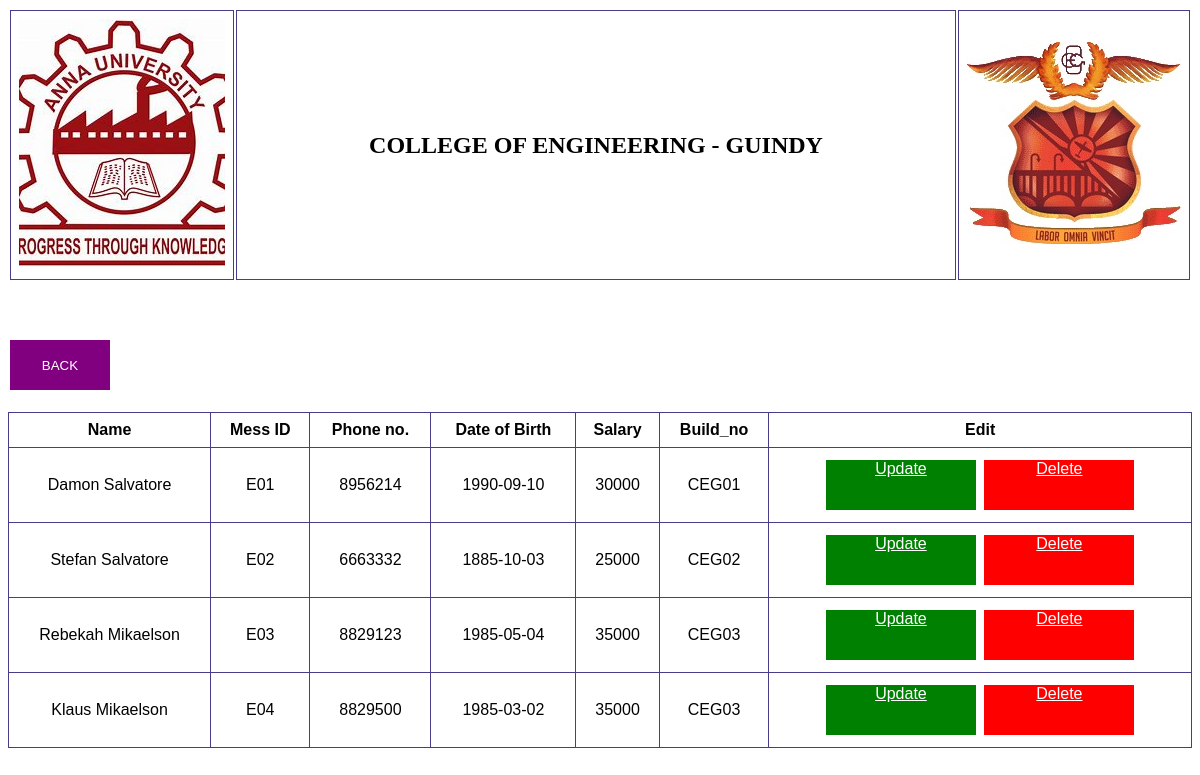
The app's page /index2.php with its own data.
### tables this page shows
CREATE TABLE `mess_entry` (
  `memp_name` text NOT NULL,
  `memp_id` varchar(50) NOT NULL,
  `ph_no` int(15) NOT NULL,
  `DOB` date NOT NULL,
  `salary` int(10) NOT NULL,
  `Build_no` varchar(10) NOT NULL
);

### index2.php (the view, shortened to what this page needs)
<!DOCTYPE html>
<html>
    <head>
        <link rel="stylesheet" href="styles.css">
    </head>
<body>
    <table style="width: 100%;text-align: center;">
        <tr>
            <td class="logo" ><img src="download.jfif"></td>
            <td ><h2>COLLEGE OF ENGINEERING - GUINDY</h2></td>
            <td class="logo" ><img src="CEGlogo.jpg"></td>
        </tr>
    </table><br>
    <br><br>
    <button class="back" onclick="document.location.href='mess.html'";>
        BACK
    </button>
    <br><br>
    <table class="table1">
            <tr>
                <th>Name</th>
                <th>Mess ID</th>
                <th>Phone no.</th>
                <th>Date of Birth</th>
                <th>Salary</th>
                <th>Build_no</th>
                <th>Edit</th>
            </tr>
    <?php
        $database = mysqli_connect('localhost','root','','hosteli');
        if($database){
            $query = "SELECT * FROM mess_entry";
            $results = mysqli_query($database,$query);
            while($row = mysqli_fetch_array($results)){
        ?>
		<tr>
			<td><label><?php echo $row['memp_name']; ?></label></td>
			<td><label><?php echo $row['memp_id']; ?></label></td>
			<td><label><?php echo $row['ph_no']; ?></label></td>
			<td><label><?php echo $row['DOB']; ?></label></td>
			<td><label><?php echo $row['salary']; ?></label></td>
            <td><label><?php echo $row['Build_no']; ?></label></td>
            <td>
                <a class="update" href="update_mess.php?memp_id=<?php echo $row["memp_id"]; ?>">Update</a>
                <a class="delete" href="del_mess.php?id=<?php echo $row["memp_id"]; ?>">Delete</a>
            </td>
		</tr>
		<?php
        }
    }
    else{
        echo "Not Connected";
    }
?>
</table>
</body>
</html>

### styles.css (style rules this page uses)
td, th { border: 1px solid darkslateblue; text-align: center; padding: 8px; }
.logo { width: 5%; }
.back { background-color: purple; padding: auto; border: none; color: white; text-align:center; width: 100px; height:50px; display: inline-block; margin: 4px 2px; cursor : pointer; }
.table1 { font-family: arial, sans-serif; border-collapse: collapse; width: 100%; }

### index2.php (style rules this page uses)
.update { background-color: green; padding: auto; border: none; color: white; text-align:center; width: 150px; height: 50px;; display: inline-block; margin: 4px 2px; cursor : pointer; }
.delete { background-color: red; padding: auto; border: none; color: white; text-align:center; width: 150px; height: 50px;; display: inline-block; margin: 4px 2px; cursor : pointer }

### records on screen
mess_entry: memp_name "Damon Salvatore", memp_id "E01", ph_no "8956214", DOB "1990-09-10", salary "30000", Build_no "CEG01"
mess_entry: memp_name "Stefan Salvatore", memp_id "E02", ph_no "6663332", DOB "1885-10-03", salary "25000", Build_no "CEG02"
mess_entry: memp_name "Rebekah Mikaelson", memp_id "E03", ph_no "8829123", DOB "1985-05-04", salary "35000", Build_no "CEG03"
mess_entry: memp_name "Klaus Mikaelson", memp_id "E04", ph_no "8829500", DOB "1985-03-02", salary "35000", Build_no "CEG03"
